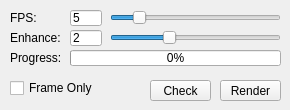
     <widget class="QWidget" name="fp_render_tab">
      <attribute name="title">
       <string>Render</string>
      </attribute>
      <widget class="QCheckBox" name="fp_render_frame_only_checkbox">
       <property name="enabled">
        <bool>true</bool>
       </property>
       <property name="geometry">
        <rect>
         <x>10</x>
         <y>80</y>
         <width>91</width>
         <height>16</height>
        </rect>
       </property>
       <property name="text">
        <string>Frame Only</string>
       </property>
       <property name="checked">
        <bool>false</bool>
       </property>
      </widget>
      <widget class="QPushButton" name="fp_render_pushButton">
       <property name="geometry">
        <rect>
         <x>220</x>
         <y>80</y>
         <width>61</width>
         <height>21</height>
        </rect>
       </property>
       <property name="text">
        <string>Render</string>
       </property>
      </widget>
      <widget class="QLabel" name="fp_render_fps_title_label">
       <property name="geometry">
        <rect>
         <x>10</x>
         <y>10</y>
         <width>51</width>
         <height>16</height>
        </rect>
       </property>
       <property name="sizePolicy">
        <sizepolicy hsizetype="Expanding" vsizetype="Expanding">
         <horstretch>0</horstretch>
         <verstretch>0</verstretch>
        </sizepolicy>
       </property>
       <property name="text">
        <string>FPS:</string>
       </property>
      </widget>
      <widget class="QLineEdit" name="fp_render_fps_lineEdit">
       <property name="geometry">
        <rect>
         <x>70</x>
         <y>10</y>
         <width>32</width>
         <height>16</height>
        </rect>
       </property>
       <property name="text">
        <string>5</string>
       </property>
       <property name="readOnly">
        <bool>true</bool>
       </property>
      </widget>
      <widget class="QSlider" name="fp_render_fps_horizontalSlider">
       <property name="geometry">
        <rect>
         <x>110</x>
         <y>10</y>
         <width>171</width>
         <height>16</height>
        </rect>
       </property>
       <property name="minimum">
        <number>1</number>
       </property>
       <property name="maximum">
        <number>30</number>
       </property>
       <property name="pageStep">
        <number>1</number>
       </property>
       <property name="value">
        <number>5</number>
       </property>
       <property name="orientation">
        <enum>Qt::Horizontal</enum>
       </property>
      </widget>
      <widget class="QProgressBar" name="fp_render_progress_progressBar">
       <property name="geometry">
        <rect>
         <x>70</x>
         <y>50</y>
         <width>211</width>
         <height>16</height>
        </rect>
       </property>
       <property name="maximum">
        <number>100</number>
       </property>
       <property name="value">
        <number>0</number>
       </property>
      </widget>
      <widget class="QLabel" name="fp_render_progress_title_label">
       <property name="geometry">
        <rect>
         <x>10</x>
         <y>50</y>
         <width>51</width>
         <height>16</height>
        </rect>
       </property>
       <property name="sizePolicy">
        <sizepolicy hsizetype="Expanding" vsizetype="Expanding">
         <horstretch>0</horstretch>
         <verstretch>0</verstretch>
        </sizepolicy>
       </property>
       <property name="text">
        <string>Progress:</string>
       </property>
      </widget>
      <widget class="QPushButton" name="fp_render_check_pushButton">
       <property name="geometry">
        <rect>
         <x>150</x>
         <y>80</y>
         <width>61</width>
         <height>21</height>
        </rect>
       </property>
       <property name="text">
        <string>Check</string>
       </property>
      </widget>
      <widget class="QLabel" name="fp_render_enhance_title_label">
       <property name="geometry">
        <rect>
         <x>10</x>
         <y>30</y>
         <width>81</width>
         <height>16</height>
        </rect>
       </property>
       <property name="sizePolicy">
        <sizepolicy hsizetype="Expanding" vsizetype="Expanding">
         <horstretch>0</horstretch>
         <verstretch>0</verstretch>
        </sizepolicy>
       </property>
       <property name="text">
        <string>Enhance:</string>
       </property>
      </widget>
      <widget class="QLineEdit" name="fp_render_enhance_lineEdit">
       <property name="geometry">
        <rect>
         <x>70</x>
         <y>30</y>
         <width>32</width>
         <height>16</height>
        </rect>
       </property>
       <property name="text">
        <string>2</string>
       </property>
       <property name="readOnly">
        <bool>true</bool>
       </property>
      </widget>
      <widget class="QSlider" name="fp_render_enhance_horizontalSlider">
       <property name="geometry">
        <rect>
         <x>110</x>
         <y>30</y>
         <width>171</width>
         <height>16</height>
        </rect>
       </property>
       <property name="minimum">
        <number>1</number>
       </property>
       <property name="maximum">
        <number>4</number>
       </property>
       <property name="singleStep">
        <number>1</number>
       </property>
       <property name="pageStep">
        <number>1</number>
       </property>
       <property name="value">
        <number>2</number>
       </property>
       <property name="orientation">
        <enum>Qt::Horizontal</enum>
       </property>
      </widget>
     </widget>
